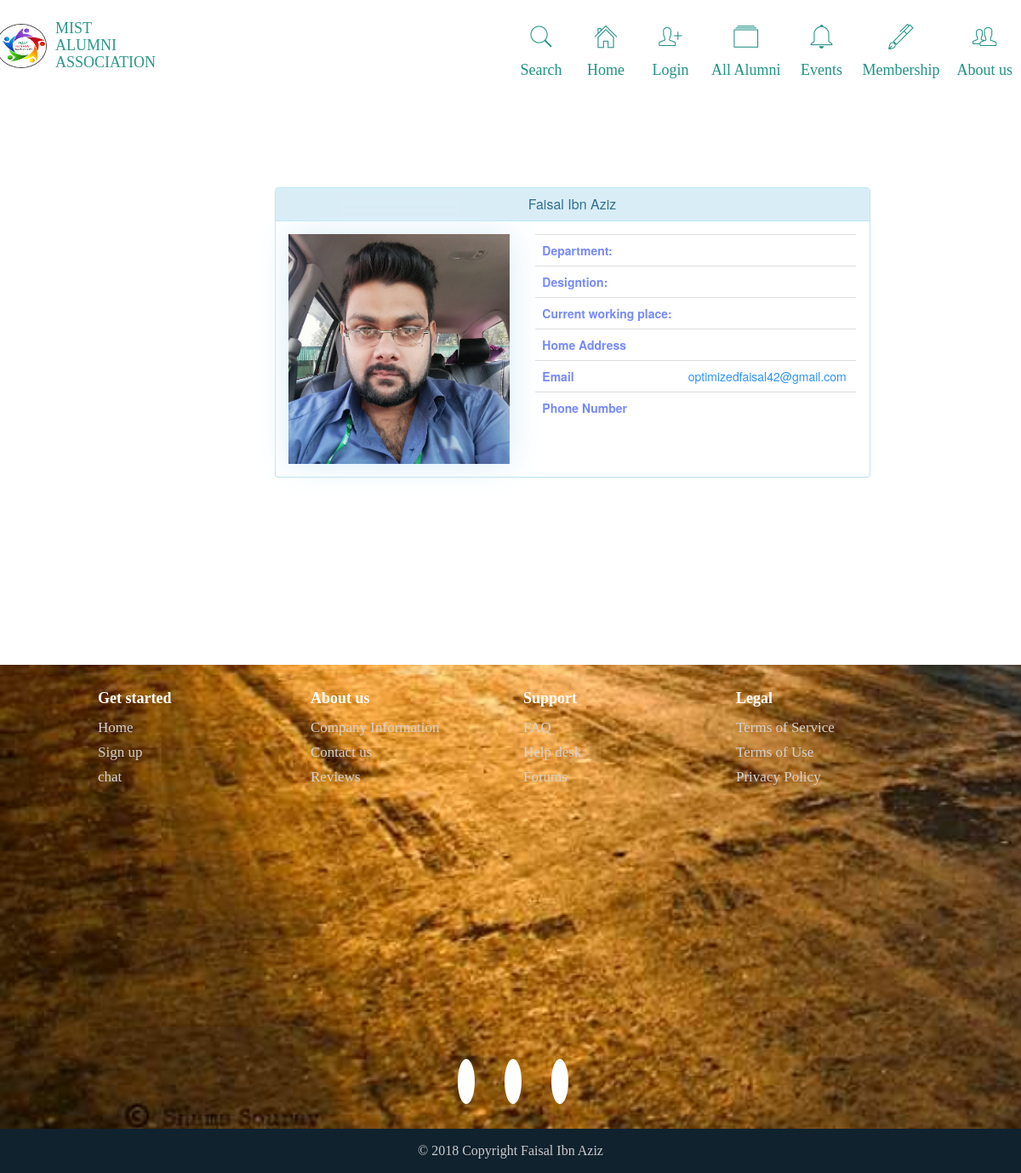
Page /viewProfile.php?id=5 on the earlier database version.
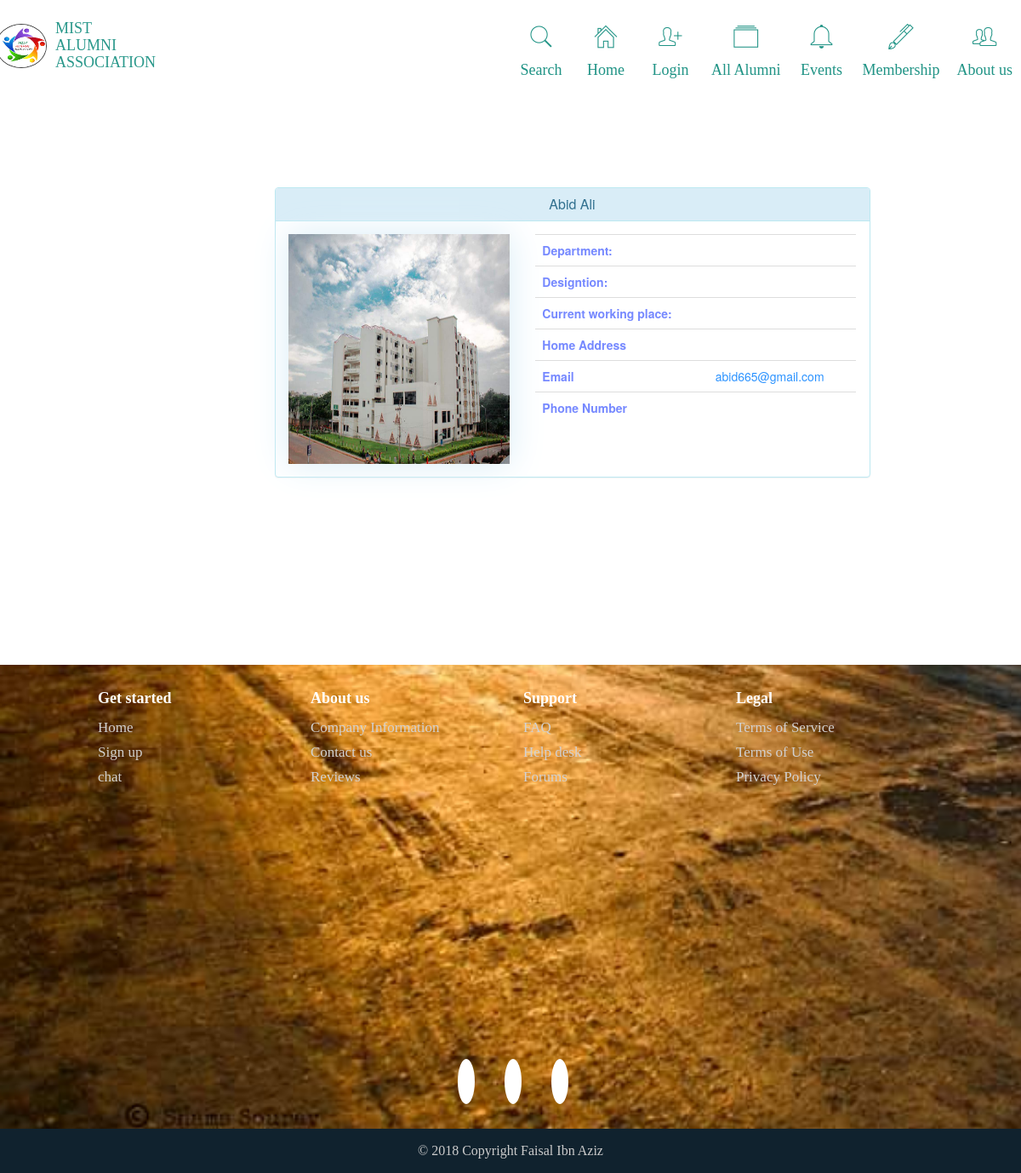
Same page on the later database version.
### tables this page shows
CREATE TABLE `users` (
  `u_id` int(11) NOT NULL,
  `u_fnm` varchar(255) NOT NULL,
  `u_unm` varchar(255) NOT NULL,
  `u_pwd` varchar(255) NOT NULL,
  `u_email` varchar(255) NOT NULL,
  `mobile_no` varchar(255) NOT NULL,
  `designation` varchar(255) NOT NULL,
  `city` varchar(255) NOT NULL,
  `current_working_place` varchar(255) NOT NULL,
  `address` varchar(255) NOT NULL,
  `department` varchar(255) NOT NULL,
  `student_status` varchar(255) NOT NULL,
  `research_link` varchar(255) NOT NULL,
  `higher_uni` varchar(255) NOT NULL,
  `higher_cntry` varchar(255) NOT NULL,
  `higher_dept` varchar(255) NOT NULL,
  `higher_research_area` varchar(255) NOT NULL,
  `higher_admsn` varchar(255) NOT NULL,
  `higher_fund_status` varchar(255) NOT NULL,
  `higher_CGPA` varchar(255) NOT NULL,
  `higher_ielts` varchar(255) NOT NULL,
  `higher_gre` varchar(255) NOT NULL,
  `higher_publications` varchar(255) NOT NULL,
  `higher_job_experience` varchar(255) NOT NULL,
  `higher_apply` text NOT NULL,
  `higher_fund` text NOT NULL,
  `u_img` varchar(255) NOT NULL,
  `forgot_pass_identity` varchar(255) NOT NULL,
  `created` datetime NOT NULL,
  `modified` datetime NOT NULL,
  `status` int(1) NOT NULL DEFAULT '1',
  `facebook` varchar(255) NOT NULL,
  `twitter` varchar(255) NOT NULL,
  `googleplus` varchar(255) NOT NULL,
  `linkedin` varchar(255) NOT NULL
);

### viewProfile.php (the view, shortened to what this page needs)
<!doctype html>
<html lang="en">
<head>
    <link rel="stylesheet" href="css/bootstrap.min.css">
    <link rel="stylesheet" href="css/Footer-with-map.css">
</head>
<body>
<?php
include 'navbarNew2.php';
?>
<?php
$userID = $_GET['id'];
$db = new mysqli('localhost', 'root', '', 'alumni') or die('cant connect to db');
$sql = "SELECT * FROM alumni.users where u_id = '$userID'";
$res = $db->query($sql);
$row = $res->fetch_array(MYSQLI_ASSOC);
?>
<div class="container">
    <div class="row">
        <div class="col-xs-12 col-sm-12 col-md-6 col-lg-6 col-xs-offset-0 col-sm-offset-0 col-md-offset-3
            col-lg-offset-3 toppad">
            <div class="panel panel-info" style="margin-top: 100px; width: 700px;">
                <div class="panel-heading">
                    <h3 class="panel-title text-center"><?php echo $row['u_fnm']; ?></h3>
                </div>
                <div class="panel-body">
                    <div class="row">
                        <div class="col-md-5 col-lg-5" align="center">
                            <img alt="User Pic" style="height: 270px;
                             box-shadow: 0px 0px 40px #D9EDF7, 0px 0px 20px rgba(256, 256, 256, 1);"
                                 src="images/userImages/<?php echo $row['u_img']; ?>"
                                 class="img-responsive">
                        </div>
                        <div class=" col-md-7 col-lg-7">
                            <table class="table table-user-information">
                                <tbody>
                                <tr>
                                    <td>Department:</td>
                                    <td> <?php echo $row['department']; ?></td>
                                </tr>
                                <tr>
                                    <td>Designtion:</td>
                                    <td><?php echo $row['designation']; ?></td>
                                </tr>
                                <tr>
                                    <td>Current working place:</td>
                                    <td><?php echo $row['current_working_place']; ?></td>
                                </tr>
                                <tr>
                                <tr>
                                    <td>Home Address</td>
                                    <td><?php echo $row['address']; ?></td>
                                </tr>
                                <tr>
                                    <td>Email</td>
                                    <td>
                                        <a href="mailto:<?php echo $row['u_email']; ?>"><?php echo $row['u_email']; ?></a>
                                    </td>
                                </tr>
                                <td>Phone Number</td>
                                <td><?php echo $row['mobile_no']; ?></td>
                                </tr>
                                </tbody>
                            </table>
                        </div>
                    </div>
                </div>
            </div>
        </div>
    </div>
</div>
<?php
include 'footer.php';
?>
</body>
</html>

### navbarNew2.php (shortened to what this page needs)
<!doctype html>
<html lang="en">
<head>
    <link href="css/bootstrap.min.css" rel="stylesheet"/>
    <link href="css/newNavbar/pe-icon-7-stroke.css" rel="stylesheet"/>
    <link href="css/newNavbar/ct-navbar.css" rel="stylesheet"/>
    <link rel="stylesheet" href="css/newNavbar/customNewNavStyle.css">
</head>
<body>
<div id="navbar-full">
    <div id="navbar" style="margin-top: 100px;">
        <nav class="navbar navbar-ct-green navbar-fixed-top navbar-transparent" role="navigation">
            <div class="container">
                <div class="navbar-header" style="margin-left: -20px;">
                    <a class="navbar-brand navbar-brand-logo scrollAnimLogo" href="index.php">
                        <div class="logo">
                            <img src="images/alumniLogo.jpg" style="height: 50px;width: 60px">
                        </div>
                        <div class="brand" style="font-family: LobsterTwo-Regular; font-size: 18px;" > MIST ALUMNI ASSOCIATION</div>
                    </a>
                </div>
                <div class="collapse navbar-collapse" id="bs-example-navbar-collapse-1">
                    <ul class="nav navbar-nav navbar-right">
                        <li>
                            <a href="javascript:void(0);" data-toggle="search" class="hidden-xs">
                                <i class="pe-7s-search"></i>
                                    <p class="menuText" style="font-family: LobsterTwo-Regular; font-size: 18px;">Search</p>
                            </a>
                        </li>
                        <li>
                            <a href="index.php">
                                <i class="pe-7s-home">
                                </i>
                                <p class="menuText" style="font-family: LobsterTwo-Regular; font-size: 18px;">Home</p>
                            </a>
                        </li>
                        <?php
                        if (!isset($_SESSION['status']))
                        {
                            echo ' <li><a href="login.php">  <i class="pe-7s-add-user"></i><p style="font-family: LobsterTwo-Regular; font-size: 18px;">Login</p></a></li>';
                        }
                        ?>
                        <ul class="nav navbar-nav navbar-right">
                            <li>
                                <a href="aboutus.php"><i class="pe-7s-users"></i><p style="font-family: LobsterTwo-Regular; font-size: 18px;">About us</p></a>
                            </li>
                        </ul>
                        <ul class="nav navbar-nav navbar-right">
                            <li>
                                <a href="membershipApplication.php"><i class="pe-7s-pen"></i><p style="font-family: LobsterTwo-Regular; font-size: 18px;">Membership</p></a>
                            </li>
                        </ul>
                        <ul class="nav navbar-nav navbar-left">
                            <li>
                                <a href="alumniList.php"><i class="pe-7s-albums"></i><p style="font-family: LobsterTwo-Regular; font-size: 18px;">All Alumni</p></a>
                            </li>
                        </ul>
                        <ul class="nav navbar-nav navbar-left">
                            <li class="dropdown">
                                <a href="#" class="dropdown-toggle" data-toggle="dropdown" role="button"
                                   aria-haspopup="true" aria-expanded="false"><i class="pe-7s-bell"></i><p style="font-family: LobsterTwo-Regular; font-size: 18px;">Events</p> <span class="caret"></span></a>
                            </li>
                        </ul>
                    </ul>
                </div>
            </div>
        </nav>
    </div>
</div>
</body>
</html>

### footer.php (shortened to what this page needs)
<div class="content" >
</div>
<footer id="myFooter" style="font-family: LobsterTwo-Regular; font-size: 17px;">
    <div class="container">
        <div class="row footer_menu_my_style">
            <div class="col-sm-3 ">
                <h5>Get started</h5>
                <ul>
                    <li><a href="index.php">Home</a></li>
                    <li><a href="register.php">Sign up</a></li>
                    <li><a href="open_chat.php">chat</a></li>
                </ul>
            </div>
            <div class="col-sm-3">
                <h5>About us</h5>
                <ul>
                    <li><a href="#">Company Information</a></li>
                    <li><a href="#">Contact us</a></li>
                    <li><a href="#">Reviews</a></li>
                </ul>
            </div>
            <div class="col-sm-3">
                <h5>Support</h5>
                <ul>
                    <li><a href="#">FAQ</a></li>
                    <li><a href="#">Help desk</a></li>
                    <li><a href="#">Forums</a></li>
                </ul>
            </div>
            <div class="col-sm-3">
                <h5>Legal</h5>
                <ul>
                    <li><a href="#">Terms of Service</a></li>
                    <li><a href="#">Terms of Use</a></li>
                    <li><a href="#">Privacy Policy</a></li>
                </ul>
            </div>
        </div>
        <iframe id="map-container" frameborder="0" style="border:0" class="footer_menu_my_style scrollAnimFooterMap"
                src="https://www.google.com/maps/embed/v1/place?q=place_id:ChIJ3aQ2AUHBVTcRbhaijta5K3o&key=AIzaSyBTRD0OTIECsxAaAMZKgvoP4ZDGJU18hX8" >
        </iframe>
    </div>
    <div class="social-networks footer_menu_my_style" >
        <a href="https://www.twitter.com" class="twitter"><i class="fa fa-twitter"></i></a>
        <a href="https://www.facebook.com" class="facebook"><i class="fa fa-facebook"></i></a>
        <a href="https://www.google.com" class="google"><i class="fa fa-google-plus"></i></a>
    </div>
    <div class="footer-copyright">
        <p>© 2018 Copyright Faisal Ibn Aziz </p>
    </div>
</footer>

### css/Footer-with-map.css (style rules this page uses)
#myFooter { background-image: url(../images/mist_dark_footer.jpg); background-size: cover; background-repeat: no-repeat; background-attachment: fixed; color: white; }
#map-container { height: 240px; width: 100%; margin-top: 30px; margin-bottom: 10px; }
#myFooter .row { margin: 0 85px; }
#myFooter .footer-copyright { background-color: #10222e; padding-top: 3px; padding-bottom: 3px; text-align: center; }
#myFooter .footer-copyright p { margin: 10px; color: #ccc; }
#myFooter .container { width: auto; }
#myFooter ul { list-style-type: none; padding-left: 0; line-height: 1.7; }
#myFooter h5 { font-size: 18px; color: white; font-weight: bold; margin-top: 30px; }
#myFooter a { color: #d2d1d1; text-decoration: none; }
#myFooter .social-networks { text-align: center; padding-top: 30px; padding-bottom: 38px; }
#myFooter .fa { font-size: 30px; margin-right: 15px; margin-left: 20px; background-color: white; color: #182c39; border-radius: 51%; padding: 10px; height: 50px; width: 50px; text-align: center; line-height: 31px; text-decoration: none; transition: color 0.2s; }
html { height: 100%; }
body { display: flex; display: -webkit-flex; flex-direction: column; -webkit-flex-direction: column; height: 100%; }
.content { flex: 1 0 auto; -webkit-flex: 1 0 auto; min-height: 200px; }
#myFooter { flex: 0 0 auto; -webkit-flex: 0 0 auto; }

### css/newNavbar/ct-navbar.css (style rules this page uses)
a { color: #2C93FF; }
h1, .h1, h2, .h2, h3, .h3, h4, .h4, h5, .h5, h6, .h6, p, .navbar, .brand { -moz-osx-font-smoothing: grayscale; -webkit-font-smoothing: antialiased; }
h1, .h1, h2, .h2, h3, .h3, h4, .h4 { font-weight: 400; margin: 30px 0 15px; }
h3, .h3 { font-size: 28px; margin: 20px 0 10px; }
h5, .h5 { font-size: 16px; }
p { font-size: 16px; line-height: 1.6180em; }
.navbar { border: 0 none; transition: all 0.4s; -webkit-transition: all 0.4s; font-size: 14px; }
.navbar .navbar-brand { font-weight: 600; margin-top: 13px; margin-bottom: 13px; font-size: 20px; }
.navbar-nav > li > a { margin: 6px 3px; padding: 6px 7px; text-align: center; min-width: 70px; }
.navbar-brand { padding: 20px 15px; }
.navbar .navbar-nav [class^="pe"] { font-size: 32px; position: relative; }
.navbar .navbar-nav p { margin: 5px 0 0; font-size: 14px; }
.navbar-transparent { padding-top: 15px; background-color: rgba(0,0,0,.0); }
.navbar-transparent .navbar-brand, [class*="navbar-ct"] .navbar-brand { color: #FFFFFF; opacity: 0.95; }
.navbar-transparent .nav .caret { border-bottom-color: #FFFFFF; border-top-color: #FFFFFF; }
.navbar-transparent .navbar-nav > li > a, [class*="navbar-ct"] .navbar-nav > li > a { color: #1F9385; border-color: #FFFFFF; text-align: center; font-family:LobsterTwo-Regular; }
.navbar-transparent .navbar-nav > .dropdown > a .caret, [class*="navbar-ct"] .navbar-nav > .dropdown > a .caret { border-bottom-color: #FFFFFF; border-top-color: #FFFFFF; }
.navbar-collapse, .navbar-form { border-color: rgba(0, 0, 0, 0); }
.navbar-brand-logo { padding: 0; }
.navbar-brand-logo .logo { border: 1px solid #333333; border-radius: 50%; float: left; overflow: hidden; width: 60px; }
.navbar .navbar-brand-logo .brand { color: #1F9385;; float: left; font-size: 18px; font-weight: 400; line-height: 20px; margin-left: 10px; margin-top: -5px; width: 60px; }

### viewProfile.php (style rules this page uses)
.table-user-information > tbody > tr { border-top: 1px solid rgb(221, 221, 221); }
.table-user-information > tbody > tr:first-child { border-top: 0; }
.table-user-information > tbody > tr > td { border-top: 0; }
.toppad { margin-top: 20px; }
tr td:first-child { color:#7689ff; font-weight: bold; }

Differences in the rows shown:
changed users: u_fnm "Faisal Ibn Aziz" → "Abid Ali"; u_img: a different picture; u_email "optimizedfaisal42@gmail.com" → "abid665@gmail.com"
